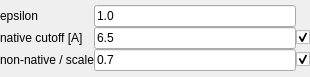
<?xml version="1.0" encoding="UTF-8"?>
<ui version="4.0">
 <class>Form</class>
 <widget class="QWidget" name="Form">
  <property name="geometry">
   <rect>
    <x>0</x>
    <y>0</y>
    <width>310</width>
    <height>77</height>
   </rect>
  </property>
  <property name="windowTitle">
   <string>Form</string>
  </property>
  <layout class="QVBoxLayout" name="verticalLayout">
   <property name="spacing">
    <number>0</number>
   </property>
   <property name="leftMargin">
    <number>0</number>
   </property>
   <property name="topMargin">
    <number>0</number>
   </property>
   <property name="rightMargin">
    <number>0</number>
   </property>
   <property name="bottomMargin">
    <number>0</number>
   </property>
   <item>
    <layout class="QGridLayout" name="gridLayout_2">
     <property name="spacing">
      <number>0</number>
     </property>
     <item row="0" column="1">
      <widget class="QLineEdit" name="lineEdit">
       <property name="text">
        <string>1.0</string>
       </property>
      </widget>
     </item>
     <item row="1" column="1">
      <widget class="QLineEdit" name="lineEdit_3">
       <property name="text">
        <string>6.5</string>
       </property>
      </widget>
     </item>
     <item row="0" column="0">
      <widget class="QLabel" name="label">
       <property name="text">
        <string>epsilon</string>
       </property>
      </widget>
     </item>
     <item row="2" column="1">
      <widget class="QLineEdit" name="lineEdit_2">
       <property name="text">
        <string>0.7</string>
       </property>
      </widget>
     </item>
     <item row="1" column="2">
      <widget class="QCheckBox" name="checkBox">
       <property name="text">
        <string/>
       </property>
       <property name="checked">
        <bool>true</bool>
       </property>
      </widget>
     </item>
     <item row="1" column="0">
      <widget class="QLabel" name="label_2">
       <property name="text">
        <string>native cutoff [A]</string>
       </property>
      </widget>
     </item>
     <item row="2" column="2">
      <widget class="QCheckBox" name="checkBox_2">
       <property name="text">
        <string/>
       </property>
       <property name="checked">
        <bool>true</bool>
       </property>
      </widget>
     </item>
     <item row="2" column="0">
      <widget class="QLabel" name="label_3">
       <property name="text">
        <string>non-native / scale</string>
       </property>
      </widget>
     </item>
    </layout>
   </item>
  </layout>
 </widget>
 <resources/>
 <connections/>
</ui>
